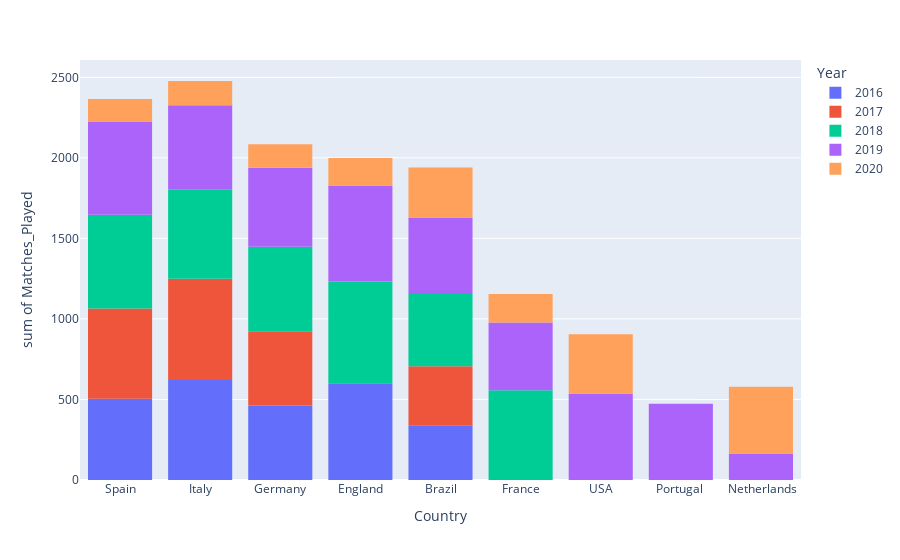

The code cell stored with this chart in its notebook:
### Code cell
### sum of match played in the year 
fig = px.histogram(df, x="Country", y="Matches_Played", color="Year")
fig.show()

### Figure 1 — Plotly figure (JSON) as saved in the notebook; plotly's stock layout.template omitted (floating-point values rounded to 4 significant figures; data arrays with more than 128 entries replaced by an {"elided": "..."} marker saying what was removed)
{"data": [{"alignmentgroup": "True", "bingroup": "x", "histfunc": "sum", "hovertemplate": "Year=2016<br>Country=%{x}<br>sum of Matches_Played=%{y}<extra></extra>", "legendgroup": "2016", "marker": {"color": "#636efa", "pattern": {"shape": ""}}, "name": "2016", "offsetgroup": "2016", "orientation": "v", "showlegend": true, "type": "histogram", "x": ["Spain", "Spain", "Spain", "Spain", "Spain", "Spain", "Spain", "Spain", "Spain", "Spain", "Spain", "Spain", "Spain", "Spain", "Spain", "Spain", "Spain", "Spain", "Spain", "Italy", "Italy", "Italy", "Italy", "Italy", "Italy", "Italy", "Italy", "Italy", "Italy", "Italy", "Italy", "Italy", "Italy", "Italy", "Italy", "Italy", "Italy", "Italy", "Italy", "Germany", "Germany", "Germany", "Germany", "Germany", "Germany", "Germany", "Germany", "Germany", "Germany", "Germany", "Germany", "Germany", "Germany", "Germany", "Germany", "Germany", "Germany", "Germany", "England", "England", "England", "England", "England", "England", "England", "England", "England", "England", "England", "England", "England", "England", "England", "England", "England", "England", "England", "England", "Brazil", "Brazil", "Brazil", "Brazil", "Brazil", "Brazil", "Brazil", "Brazil", "Brazil", "Brazil", "Brazil", "Brazil"], "xaxis": "x", "y": [19, 36, 34, 32, 21, 29, 23, 30, 25, 31, 28, 32, 37, 14, 20, 27, 32, 17, 18, 29, 23, 35, 26, 28, 37, 37, 31, 29, 34, 35, 31, 33, 35, 35, 30, 26, 32, 21, 34, 23, 29, 23, 30, 28, 29, 31, 27, 28, 7, 32, 23, 7, 31, 17, 23, 20, 34, 21, 36, 36, 29, 33, 36, 26, 36, 34, 26, 28, 35, 35, 25, 37, 28, 29, 27, 11, 23, 31, 34, 30, 26, 22, 32, 27, 19, 35, 30, 32, 33, 20], "yaxis": "y"}, {"alignmentgroup": "True", "bingroup": "x", "histfunc": "sum", "hovertemplate": "Year=2017<br>Country=%{x}<br>sum of Matches_Played=%{y}<extra></extra>", "legendgroup": "2017", "marker": {"color": "#EF553B", "pattern": {"shape": ""}}, "name": "2017", "offsetgroup": "2017", "orientation": "v", "showlegend": true, "type": "histogram", "x": ["Spain", "Spain", "Spain", "Spain", "Spain", "Spain", "Spain", "Spain", "Spain", "Spain", "Spain", "Spain", "Spain", "Spain", "Spain", "Spain", "Spain", "Spain", "Spain", "Italy", "Italy", "Italy", "Italy", "Italy", "Italy", "Italy", "Italy", "Italy", "Italy", "Italy", "Italy", "Italy", "Italy", "Italy", "Italy", "Italy", "Italy", "Italy", "Italy", "Germany", "Germany", "Germany", "Germany", "Germany", "Germany", "Germany", "Germany", "Germany", "Germany", "Germany", "Germany", "Germany", "Germany", "Germany", "Germany", "Germany", "Germany", "Germany", "Brazil", "Brazil", "Brazil", "Brazil", "Brazil", "Brazil", "Brazil", "Brazil", "Brazil", "Brazil", "Brazil", "Brazil", "Brazil", "Brazil"], "xaxis": "x", "y": [26, 30, 33, 20, 32, 23, 32, 35, 31, 32, 23, 27, 35, 38, 32, 30, 17, 35, 28, 38, 33, 24, 26, 32, 28, 33, 32, 33, 29, 21, 36, 37, 33, 31, 33, 35, 34, 26, 34, 24, 26, 24, 27, 33, 14, 20, 22, 24, 28, 25, 26, 22, 19, 24, 30, 26, 30, 16, 19, 34, 14, 19, 30, 27, 23, 34, 30, 28, 24, 26, 37, 21], "yaxis": "y"}, {"alignmentgroup": "True", "bingroup": "x", "histfunc": "sum", "hovertemplate": "Year=2018<br>Country=%{x}<br>sum of Matches_Played=%{y}<extra></extra>", "legendgroup": "2018", "marker": {"color": "#00cc96", "pattern": {"shape": ""}}, "name": "2018", "offsetgroup": "2018", "orientation": "v", "showlegend": true, "type": "histogram", "x": ["Spain", "Spain", "Spain", "Spain", "Spain", "Spain", "Spain", "Spain", "Spain", "Spain", "Spain", "Spain", "Spain", "Spain", "Spain", "Spain", "Spain", "Spain", "Spain", "Italy", "Italy", "Italy", "Italy", "Italy", "Italy", "Italy", "Italy", "Italy", "Italy", "Italy", "Italy", "Italy", "Italy", "Italy", "Italy", "Italy", "Italy", "Italy", "Germany", "Germany", "Germany", "Germany", "Germany", "Germany", "Germany", "Germany", "Germany", "Germany", "Germany", "Germany", "Germany", "Germany", "Germany", "Germany", "Germany", "Germany", "Germany", "Germany", "France", "France", "France", "France", "France", "France", "France", "France", "France", "France", "France", "France", "France", "France", "France", "France", "France", "France", "France", "France", "England", "England", "England", "England", "England", "England", "England", "England", "England", "England", "England", "England", "England", "England", "England", "England", "England", "England", "England", "England", "Brazil", "Brazil", "Brazil", "Brazil", "Brazil", "Brazil", "Brazil", "Brazil", "Brazil", "Brazil", "Brazil", "Brazil", "Brazil", "Brazil", "Brazil", "Brazil", "Brazil"], "xaxis": "x", "y": [35, 33, 26, 27, 36, 30, 20, 32, 31, 23, 28, 30, 36, 37, 35, 29, 28, 31, 35, 27, 32, 24, 30, 31, 37, 37, 23, 28, 35, 23, 23, 38, 31, 26, 23, 27, 24, 34, 28, 28, 33, 25, 23, 26, 17, 30, 11, 29, 19, 32, 33, 20, 27, 29, 23, 32, 33, 27, 28, 32, 37, 16, 35, 19, 16, 20, 31, 36, 30, 24, 32, 29, 36, 36, 21, 29, 21, 29, 38, 34, 34, 37, 26, 30, 32, 35, 29, 23, 27, 31, 32, 30, 36, 31, 30, 34, 27, 36, 31, 24, 25, 11, 30, 34, 30, 23, 32, 19, 26, 29, 35, 18, 27, 21, 34], "yaxis": "y"}, {"alignmentgroup": "True", "bingroup": "x", "histfunc": "sum", "hovertemplate": "Year=2019<br>Country=%{x}<br>sum of Matches_Played=%{y}<extra></extra>", "legendgroup": "2019", "marker": {"color": "#ab63fa", "pattern": {"shape": ""}}, "name": "2019", "offsetgroup": "2019", "orientation": "v", "showlegend": true, "type": "histogram", "x": {"elided": "191 str values"}, "xaxis": "x", "y": {"elided": "191 int values"}, "yaxis": "y"}, {"alignmentgroup": "True", "bingroup": "x", "histfunc": "sum", "hovertemplate": "Year=2020<br>Country=%{x}<br>sum of Matches_Played=%{y}<extra></extra>", "legendgroup": "2020", "marker": {"color": "#FFA15A", "pattern": {"shape": ""}}, "name": "2020", "offsetgroup": "2020", "orientation": "v", "showlegend": true, "type": "histogram", "x": {"elided": "158 str values"}, "xaxis": "x", "y": {"elided": "158 int values"}, "yaxis": "y"}], "layout": {"barmode": "relative", "legend": {"title": {"text": "Year"}, "tracegroupgap": 0}, "margin": {"t": 60}, "xaxis": {"anchor": "y", "domain": [0, 1], "title": {"text": "Country"}}, "yaxis": {"anchor": "x", "domain": [0, 1], "title": {"text": "sum of Matches_Played"}}}}
